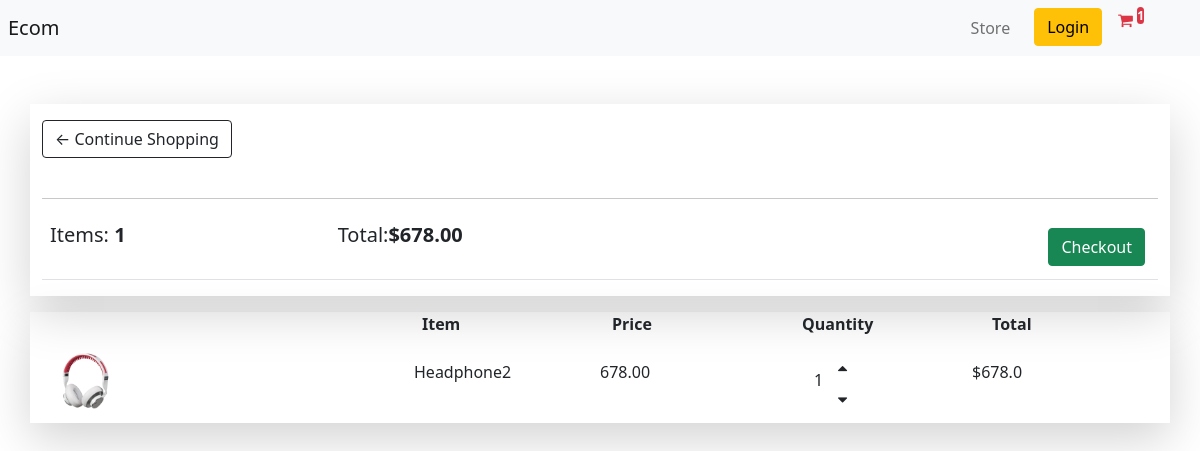
The app's page /cart/ (signed in) with its own data.
### store/models.py (models this page shows, shortened)
class Order (models.Model):
    customer = models.ForeignKey(Customer, on_delete= models.SET_NULL, null=True, blank=True)
    complete = models.BooleanField(default=False)
    date_ordered = models.DateTimeField(auto_now_add=True)
    transaction_id = models.CharField(max_length=100, null=True)
    @property
    def get_cart_total(self):
        orderitems = self.orderitem_set.all()
        total = sum ([item.get_total for item in orderitems])
        return total
    @property
    def get_cart_items(self):
        orderitems = self.orderitem_set.all()
        total = sum ([item.quantity for item in orderitems])
        return total

class OrderItem(models.Model):
    product = models.ForeignKey(Product, on_delete=models.SET_NULL, null=True)
    order = models.ForeignKey(Order, on_delete = models.SET_NULL, null=True)
    quantity= models.IntegerField(default=0, null=True, blank=True)
    date_added = models.DateTimeField(auto_now_add=True)
    @property
    def get_total(self):
        total = self.product.price * self.quantity
        return total

class Product (models.Model):
    name = models.CharField(max_length=200)
    price = models.FloatField()
    digital = models.BooleanField(default=False, null=True, blank=True)
    image = models.ImageField(null=True, blank= True)
    @property
    def imageURL(self):
        try:
             url = self.image.url
        except:
            url = ''
        return url

### store/views.py (the view)
# urls.py: path('cart/', views.cart, name="cart"),
def cart(request):
	if request.user.is_authenticated:
		customer = Customer.objects.filter(id = request.user.id).first()
		order, created = Order.objects.get_or_create(customer=customer, complete= False)
		items = order.orderitem_set.all()
		cartItems = order.get_cart_items
	else:
		items = []
		order = {'get_cart_total':0, 'get_cart_items':0, 'shipping':False}
		cartItems = order['get_cart_items']
	context = {'items': items, 'order':order, 'cartItems':cartItems}
	return render(request, 'store/cart.html', context)

### store/templates/store/cart.html
{% extends 'store/main.html' %}
{% load static %}
{% block content %}
<div class="row mt-5">
    <div class="col-lg-12 shadow-lg">
        <a class="btn btn-outline-dark mt-3" href="{% url 'store' %}">&#x2190; Continue Shopping</a>
        <br>
        <br>
        <hr>
        <table class="table">
            <tr>
                <th>
                    <h5>Items: <strong>{{order.get_cart_items}}</strong></h5>
                </th>
                <th>
                    <h5>Total:<strong>${{order.get_cart_total|floatformat:2}}</strong></h5>
                </th>
                <th>
                    <a style="float:right; margin:5px;" class="btn btn-success" href="{% url 'checkout' %}">Checkout</a>
                </th>
            </tr>
        </table>
    </div>
</div>
<div class="row shadow-lg mt-3">
    <div class="col-lg-4"></div>
    <div class="col-lg-2"><strong>Item</strong></div>
    <div class="col-lg-2"><strong>Price</strong></div>
    <div class="col-lg-2"><strong>Quantity</strong></div>
    <div class="col-lg-2"><strong>Total</strong></div>
    {% for item in items %}
    <div class="row d-flex">
        <div class="col-lg-4"><img src="{{item.product.imageURL}}" class="img-fluid w-25"></div>
        <div class="col-lg-2 mt-4">
            <p>{{item.product.name}}</p>
        </div>
        <div class="col-lg-2 mt-4">
            <p>{{item.product.price|floatformat:2}}</p>
        </div>
        <div class="col-lg-2 mt-4">
            <div class="row ms-3">
                <div class="col-lg-1 mt-2">
                    <p>{{item.quantity}}</p>
                </div>
                <div class="col-lg-1  m-0">
                    <p class="m-0 pt-0 update-cart" data-product="{{item.product.id}}" data-action="add"><i class="fa fa-sort-asc" aria-hidden="true" ></i></p>
                    <p class="m-0 pt-0 update-cart" data-product="{{item.product.id}}" data-action="remove"><i class="fa fa-sort-desc " aria-hidden="true"></i></p>
                </div>
            </div>
        </div>
        <div class="col-lg-2 mt-4">
            <p>${{item.get_total}}</p>
        </div>
    </div>
    {% endfor %}
</div>
{% endblock content %}

### records on screen
Order: get_cart_items "1", get_cart_total "678.00"
OrderItem: product.imageURL (picture), product.name "Headphone2", product.price "678.00", quantity "1", get_total "678.0"

### other values on screen
{{ cartItems }} "1"
